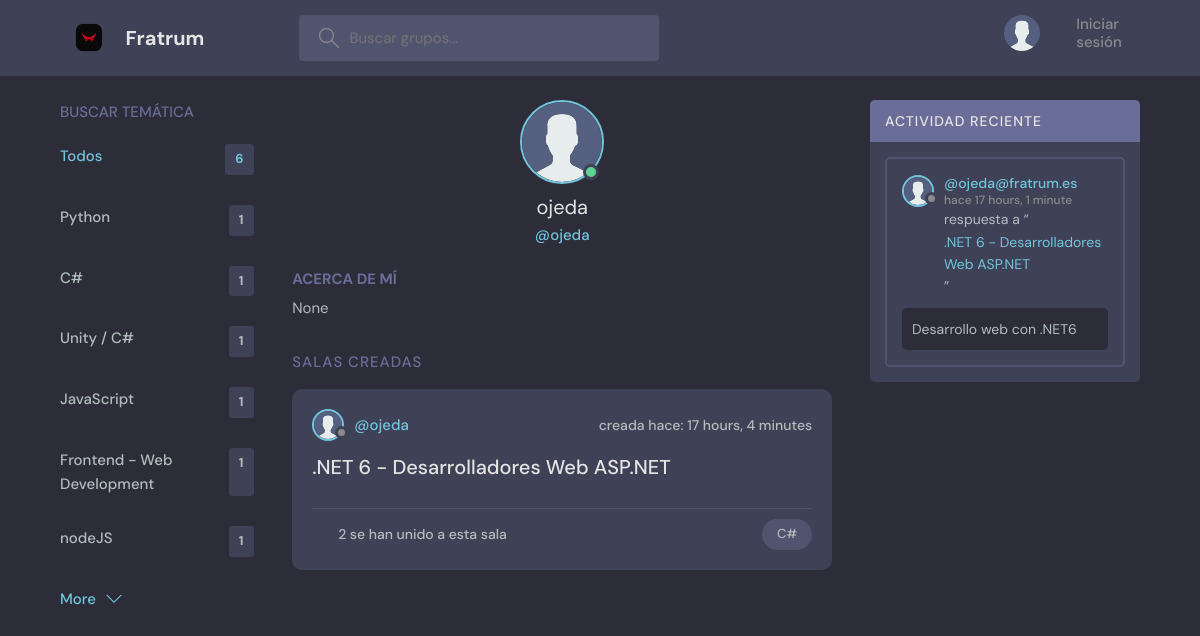
The page /profile/4/ on the database its author committed.
### core/models.py (models this page shows)
class Topic(models.Model):  # TEMÁTICA
    name = models.CharField(max_length=200)
    def __str__(self) -> str:
        return self.name

class User(AbstractUser):
    name = models.CharField(max_length=200, null=True, blank=True)
    email = models.EmailField(unique=True, null=True)
    bio = models.TextField(null=True)
    avatar = models.ImageField(null=True, default="avatar.svg")
    USERNAME_FIELD = 'email'
    REQUIRED_FIELDS = ['username']

class Room(models.Model):  # BLUEPRINT DE LAS PROPIEDADES DE LAS SALAS
    host = models.ForeignKey(User, on_delete=models.SET_NULL, null=True)
    topic = models.ForeignKey(Topic, on_delete=models.SET_NULL, null=True)
    name = models.CharField(max_length=200)
    description = models.TextField(null=True)
    members = models.ManyToManyField(User, related_name='members', blank=True)
    updated = models.DateTimeField(auto_now=True)
    created = models.DateTimeField(auto_now_add=True)
    class Meta:
        ordering = ['-updated', '-created']
    def __str__(self) -> str:
        return self.name

### core/views.py (the view)
# urls.py: path('profile/<str:pk>/', views.userProfile, name='user_profile'),
def userProfile(request, pk):
    user = User.objects.get(id=pk)
    rooms = user.room_set.all()
    rooms_messages = user.message_set.all()
    topics = Topic.objects.all()
    context = {'user': user, 'rooms': rooms, 'rooms_messages': rooms_messages, 'topics': topics}
    return render(request, 'base/profile.html', context)

### core/templates/base/profile.html (shortened to what this page needs)
{% extends 'main.html' %}
{% block content %}
  <main class="profile-page layout layout--3">
    <div class="container">
      {% include 'base/topics_component.html' %}
      <div class="roomList">
        <div class="profile">
          <div class="profile__avatar">
            <div class="avatar avatar--large active">
              <img src="{{user.avatar.url}}" />
            </div>
          </div>
          <div class="profile__info">
            <h3>{{user.username}}</h3>
            <p>@{{user.username}}</p>
          </div>
          <div class="profile__about">
            <h3>Acerca de mí</h3>
            <p>
              {{user.bio}}
            </p>
          </div>
        </div>
        <div class="roomList__header">
          <div>
            <h2>Salas creadas</a>
            </h2>
          </div>
        </div>
          {% include 'base/feed_component.html' %}
{% endblock content %}

### templates/main.html (shortened to what this page needs)
<!DOCTYPE html>
{% load static %}
<html lang="en">
  <head>
    <link rel="stylesheet" href="{% static 'styles/style.css' %}" />
  </head>
  <body>
    {% include 'navbar.html' %}
    {% block content %}
    {% endblock  %}

### templates/navbar.html (shortened to what this page needs)
{% load static %}
<header class="header header--loggedIn">
      <div class="container">
        <a href="{% url 'home' %}" class="header__logo">
          <img src="{% static 'images/logo2_noback.png' %}" />
          <h1>Fratrum</h1>
        </a>
        <form class="header__search" method='GET' action='{% url 'home' %}'>
          <label>
            <input name='q' placeholder="Buscar grupos..." />
          </label>
        </form>
        <nav class="header__menu">
        {% if request.user.is_authenticated %}
          <div class="header__user">
            <a href="{% url 'user_profile' user.id %}">
              <div class="avatar avatar--medium active">
                <img src="{{request.user.avatar.url}}" />
              </div>
              <p> {{user.username}} <span>@{{user.username}}</span></p>
            </a>
            <button class="dropdown-button">
              <svg version="1.1" xmlns="http://www.w3.org/2000/svg" width="32" height="32" viewBox="0 0 32 32">
                <title>chevron-down</title>
                <path d="M16 21l-13-13h-3l16 16 16-16h-3l-13 13z"></path>
              </svg>
            </button>
          </div>
        {% else %}
          <a href="{% url 'login_register' %}">
            <img src="{% static 'images/avatar.svg' %}" />
            <p>Iniciar sesión</p>
          </a>
        {% endif %}
        </nav>
      </div>
</header>

### core/templates/base/topics_component.html
  <div class="topics">
          <div class="topics__header">
            <h2>Buscar Temática</h2>
          </div>
          <ul class="topics__list">
            <li>
              <a href="{% url 'home' %}" class="active">Todos <span> {{topics.count}} </span></a>
            </li>
            {% for topic in topics %}
            <li>
              <a href="{% url 'home' %}?q={{topic.name}}"> {{topic.name}} <span> {{topic.room_set.all.count}} </span></a>
            </li>
            {% endfor %}
          </ul>
          <a class="btn btn--link" href="{% url 'topics' %}">
            More
            <svg version="1.1" xmlns="http://www.w3.org/2000/svg" width="32" height="32" viewBox="0 0 32 32">
              <title>chevron-down</title>
              <path d="M16 21l-13-13h-3l16 16 16-16h-3l-13 13z"></path>
            </svg>
          </a>
        </div>

### core/templates/base/feed_component.html (shortened to what this page needs)
 {% for room in rooms %}
<div class="roomListRoom">
     <div class="roomListRoom__header">
              <a href="{% url 'user_profile' room.host.id %}" class="roomListRoom__author">
                <div class="avatar avatar--small">
                  <img src="{{room.host.avatar.url}}" />
                </div>
                <span>@{{room.host.username}}</span>
              </a>
              <div class="roomListRoom__actions">
                <span> creada hace: {{room.created|timesince}} </span>
              </div>
            </div>
            <div class="roomListRoom__content">
              <a href="{% url 'room' room.id %}">{{room.name}}</a>
            </div>
            <div class="roomListRoom__meta">
              <a href="{% url 'room' room.id %}" class="roomListRoom__joined">
                <svg version="1.1" xmlns="http://www.w3.org/2000/svg" width="32" height="32" viewBox="0 0 32 32">
{% endfor %}

### rows shown on the page
Topic: name "Python", room_set.all.count "1"
Topic: name "C#", room_set.all.count "1"
Topic: name "Unity / C#", room_set.all.count "1"
Topic: name "JavaScript", room_set.all.count "1"
Topic: name "Frontend - Web Development", room_set.all.count "1"
Topic: name "nodeJS", room_set.all.count "1"
User: avatar (placeholder picture), username "ojeda", bio "None"
Room: host.avatar (placeholder picture), host.username "ojeda", created "17 hours, 4 minutes", name ".NET 6 - Desarrolladores Web ASP.NET"

### other values the page prints
{{ topics.count }} "6"
